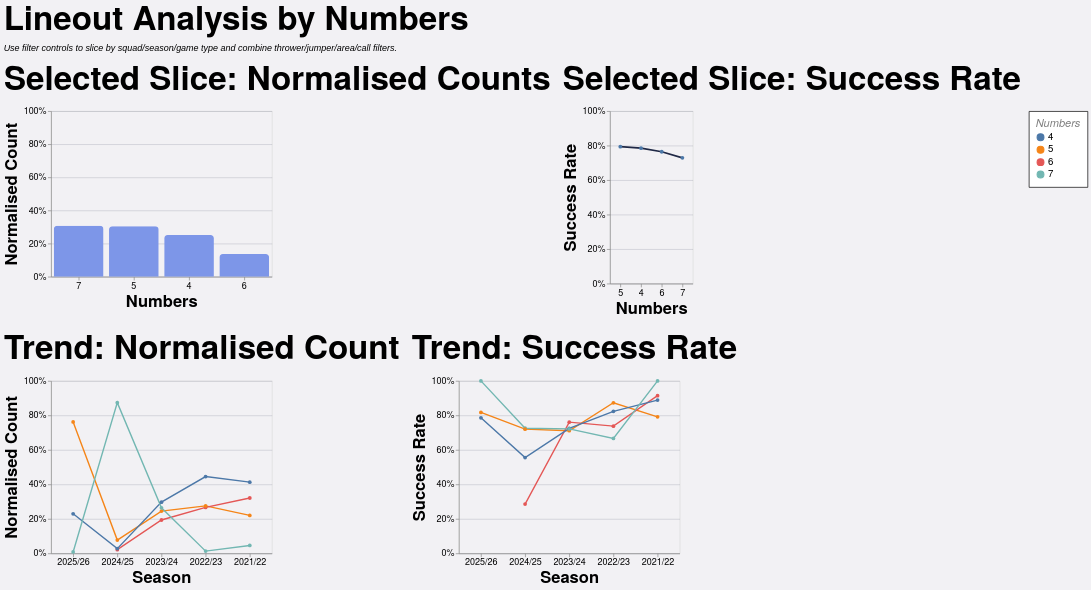

The specification (Vega-Lite) saved for this image:
### Vega-Lite specification from a JSON file in a GitHub repository (floating-point values rounded to 4 significant figures; data arrays with more than 128 entries replaced by an {"elided": "..."} marker saying what was removed)
{"config": {"axis": {"labelFont": "PT Sans Narrow, Helvetica Neue, Helvetica, Arial, sans-serif", "titleFont": "PT Sans Narrow, Helvetica Neue, Helvetica, Arial, sans-serif", "labelFontSize": 13, "titleFontSize": 24, "gridColor": "#202947", "gridOpacity": 0.2, "zindex": 1}, "text": {"font": "Lato, sans-serif"}, "bar": {"cornerRadiusEnd": 5}, "header": {"labelFont": "PT Sans Narrow, Helvetica Neue, Helvetica, Arial, sans-serif", "titleFont": "PT Sans Narrow, Helvetica Neue, Helvetica, Arial, sans-serif", "labelFontSize": 24, "titleFontSize": 28, "labelFontWeight": "bold", "orient": "left"}, "legend": {"labelFont": "PT Sans Narrow, Helvetica Neue, Helvetica, Arial, sans-serif", "titleFont": "PT Sans Narrow, Helvetica Neue, Helvetica, Arial, sans-serif", "labelFontSize": 14, "titleFontSize": 16, "titlePadding": 5, "fillColor": "white", "strokeColor": "black", "padding": 10, "titleFontWeight": "lighter", "titleFontStyle": "italic", "titleColor": "gray", "offset": 10}, "title": {"font": "PT Sans Narrow, Helvetica Neue, Helvetica, Arial, sans-serif", "fontSize": 48, "fontWeight": "bold", "anchor": "start", "align": "center", "titlePadding": 20, "subtitlePadding": 10, "subtitleFontSize": 13, "subtitleColor": "", "subtitleFontStyle": "italic", "offset": 15, "color": "black"}, "axisX": {"labelAngle": 0}, "facet": {"title": null, "header": null, "align": {"row": "each", "column": "each"}}, "resolve": {"scale": {"y": "independent", "facet": "independent"}}, "background": "#f2f1f4", "scale": {"offsetBandPaddingOuter": 0.2, "offsetBandPaddingInner": 0.1}}, "vconcat": [{"hconcat": [{"mark": {"type": "bar", "color": "#7d96e8"}, "encoding": {"tooltip": [{"field": "numbers", "title": "Numbers", "type": "nominal"}, {"field": "attempts", "format": ",.0f", "title": "Lineouts", "type": "quantitative"}, {"field": "share", "format": ".1%", "title": "Normalised Count", "type": "quantitative"}], "x": {"field": "numbers", "sort": "-y", "title": "Numbers", "type": "nominal"}, "y": {"axis": {"format": "%"}, "field": "share", "scale": {"domain": [0, 1]}, "title": "Normalised Count", "type": "quantitative"}}, "height": 240, "title": "Selected Slice: Normalised Counts", "transform": [{"filter": "(loSquad == 'All' || datum.squad == loSquad) && (loGameType == 'All' || (loGameType == 'League + Cup' && (datum.game_type == 'League' || datum.game_type == 'Cup')) || (loGameType == 'League only' && datum.game_type == 'League') || datum.game_type == loGameType) && (loOpposition == 'All' || datum.opposition == loOpposition) && (loThrower == 'All' || datum.thrower == loThrower) && (loJumper == 'All' || datum.jumper == loJumper) && (loArea == 'All' || datum.area == loArea) && (loNumbers == 'All' || datum.numbers == loNumbers) && (loCall == 'All' || datum.call == loCall) && (loCallType == 'All' || datum.call_type == loCallType)"}, {"filter": "(loSeason == 'All' || datum.season == loSeason)"}, {"aggregate": [{"op": "count", "as": "attempts"}, {"op": "sum", "field": "won", "as": "won"}], "groupby": ["numbers"]}, {"joinaggregate": [{"op": "sum", "field": "attempts", "as": "total_attempts"}]}, {"calculate": "datum.attempts / datum.total_attempts", "as": "share"}, {"calculate": "datum.won / datum.attempts", "as": "success_rate"}], "width": 320}, {"mark": {"type": "line", "color": "#202946", "point": true, "strokeWidth": 2.5}, "encoding": {"tooltip": [{"field": "numbers", "title": "Numbers", "type": "nominal"}, {"field": "won", "format": ",.0f", "title": "Won", "type": "quantitative"}, {"field": "attempts", "format": ",.0f", "title": "Lineouts", "type": "quantitative"}, {"field": "success_rate", "format": ".1%", "title": "Success Rate", "type": "quantitative"}], "x": {"field": "numbers", "sort": "-y", "title": "Numbers", "type": "nominal"}, "y": {"axis": {"format": "%"}, "field": "success_rate", "scale": {"domain": [0, 1]}, "title": "Success Rate", "type": "quantitative"}}, "height": 250, "title": "Selected Slice: Success Rate", "transform": [{"filter": "(loSquad == 'All' || datum.squad == loSquad) && (loGameType == 'All' || (loGameType == 'League + Cup' && (datum.game_type == 'League' || datum.game_type == 'Cup')) || (loGameType == 'League only' && datum.game_type == 'League') || datum.game_type == loGameType) && (loOpposition == 'All' || datum.opposition == loOpposition) && (loThrower == 'All' || datum.thrower == loThrower) && (loJumper == 'All' || datum.jumper == loJumper) && (loArea == 'All' || datum.area == loArea) && (loNumbers == 'All' || datum.numbers == loNumbers) && (loCall == 'All' || datum.call == loCall) && (loCallType == 'All' || datum.call_type == loCallType)"}, {"filter": "(loSeason == 'All' || datum.season == loSeason)"}, {"aggregate": [{"op": "count", "as": "attempts"}, {"op": "sum", "field": "won", "as": "won"}], "groupby": ["numbers"]}, {"joinaggregate": [{"op": "sum", "field": "attempts", "as": "total_attempts"}]}, {"calculate": "datum.attempts / datum.total_attempts", "as": "share"}, {"calculate": "datum.won / datum.attempts", "as": "success_rate"}], "width": {"step": 30}}], "spacing": 16}, {"hconcat": [{"mark": {"type": "line", "point": true, "strokeWidth": 2}, "encoding": {"color": {"field": "numbers", "title": "Numbers", "type": "nominal"}, "tooltip": [{"field": "season", "title": "Season", "type": "nominal"}, {"field": "numbers", "title": "Numbers", "type": "nominal"}, {"field": "attempts", "format": ",.0f", "title": "Lineouts", "type": "quantitative"}, {"field": "norm_count", "format": ".1%", "title": "Normalised Count", "type": "quantitative"}], "x": {"field": "season", "sort": "-x", "title": "Season", "type": "nominal"}, "y": {"axis": {"format": "%"}, "field": "norm_count", "scale": {"domain": [0, 1]}, "title": "Normalised Count", "type": "quantitative"}}, "height": 250, "title": "Trend: Normalised Count", "transform": [{"filter": "(loSquad == 'All' || datum.squad == loSquad) && (loGameType == 'All' || (loGameType == 'League + Cup' && (datum.game_type == 'League' || datum.game_type == 'Cup')) || (loGameType == 'League only' && datum.game_type == 'League') || datum.game_type == loGameType) && (loOpposition == 'All' || datum.opposition == loOpposition) && (loThrower == 'All' || datum.thrower == loThrower) && (loJumper == 'All' || datum.jumper == loJumper) && (loArea == 'All' || datum.area == loArea) && (loNumbers == 'All' || datum.numbers == loNumbers) && (loCall == 'All' || datum.call == loCall) && (loCallType == 'All' || datum.call_type == loCallType)"}, {"aggregate": [{"op": "count", "as": "attempts"}, {"op": "sum", "field": "won", "as": "won"}], "groupby": ["season", "numbers"]}, {"joinaggregate": [{"op": "sum", "field": "attempts", "as": "season_attempts"}], "groupby": ["season"]}, {"calculate": "datum.attempts / datum.season_attempts", "as": "norm_count"}, {"calculate": "datum.won / datum.attempts", "as": "success_rate"}], "width": 320}, {"mark": {"type": "line", "point": true, "strokeWidth": 2}, "encoding": {"color": {"field": "numbers", "title": "Numbers", "type": "nominal"}, "tooltip": [{"field": "season", "title": "Season", "type": "nominal"}, {"field": "numbers", "title": "Numbers", "type": "nominal"}, {"field": "won", "format": ",.0f", "title": "Won", "type": "quantitative"}, {"field": "attempts", "format": ",.0f", "title": "Lineouts", "type": "quantitative"}, {"field": "success_rate", "format": ".1%", "title": "Success Rate", "type": "quantitative"}], "x": {"field": "season", "sort": "-x", "title": "Season", "type": "nominal"}, "y": {"axis": {"format": "%"}, "field": "success_rate", "scale": {"domain": [0, 1]}, "title": "Success Rate", "type": "quantitative"}}, "height": 250, "title": "Trend: Success Rate", "transform": [{"filter": "(loSquad == 'All' || datum.squad == loSquad) && (loGameType == 'All' || (loGameType == 'League + Cup' && (datum.game_type == 'League' || datum.game_type == 'Cup')) || (loGameType == 'League only' && datum.game_type == 'League') || datum.game_type == loGameType) && (loOpposition == 'All' || datum.opposition == loOpposition) && (loThrower == 'All' || datum.thrower == loThrower) && (loJumper == 'All' || datum.jumper == loJumper) && (loArea == 'All' || datum.area == loArea) && (loNumbers == 'All' || datum.numbers == loNumbers) && (loCall == 'All' || datum.call == loCall) && (loCallType == 'All' || datum.call_type == loCallType)"}, {"aggregate": [{"op": "count", "as": "attempts"}, {"op": "sum", "field": "won", "as": "won"}], "groupby": ["season", "numbers"]}, {"joinaggregate": [{"op": "sum", "field": "attempts", "as": "season_attempts"}], "groupby": ["season"]}, {"calculate": "datum.attempts / datum.season_attempts", "as": "norm_count"}, {"calculate": "datum.won / datum.attempts", "as": "success_rate"}], "width": 320}], "spacing": 16}], "data": {"name": "data-e83ea88e487ae484029b5fe5c4083f37"}, "params": [{"name": "loSquad", "value": "All"}, {"name": "loSeason", "value": "All"}, {"name": "loGameType", "value": "All"}, {"name": "loOpposition", "value": "All"}, {"name": "loThrower", "value": "All"}, {"name": "loJumper", "value": "All"}, {"name": "loArea", "value": "All"}, {"name": "loNumbers", "value": "All"}, {"name": "loCall", "value": "All"}, {"name": "loCallType", "value": "All"}], "spacing": 22, "title": {"text": "Lineout Analysis by Numbers", "subtitle": "Use filter controls to slice by squad/season/game type and combine thrower/jumper/area/call filters."}, "$schema": "https://vega.github.io/schema/vega-lite/v5.20.1.json", "datasets": {"data-e83ea88e487ae484029b5fe5c4083f37": {"elided": "1274 records"}}}
